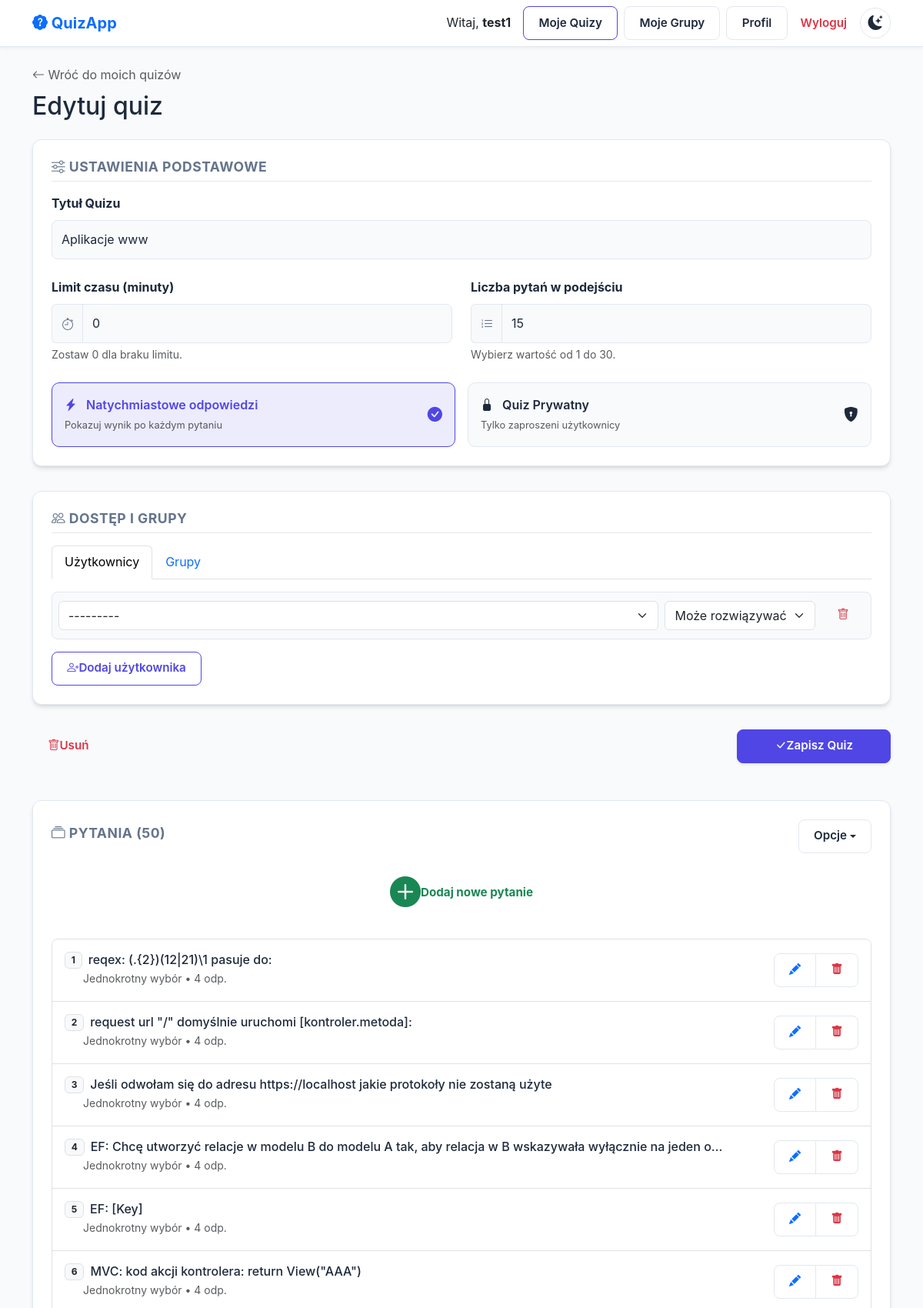
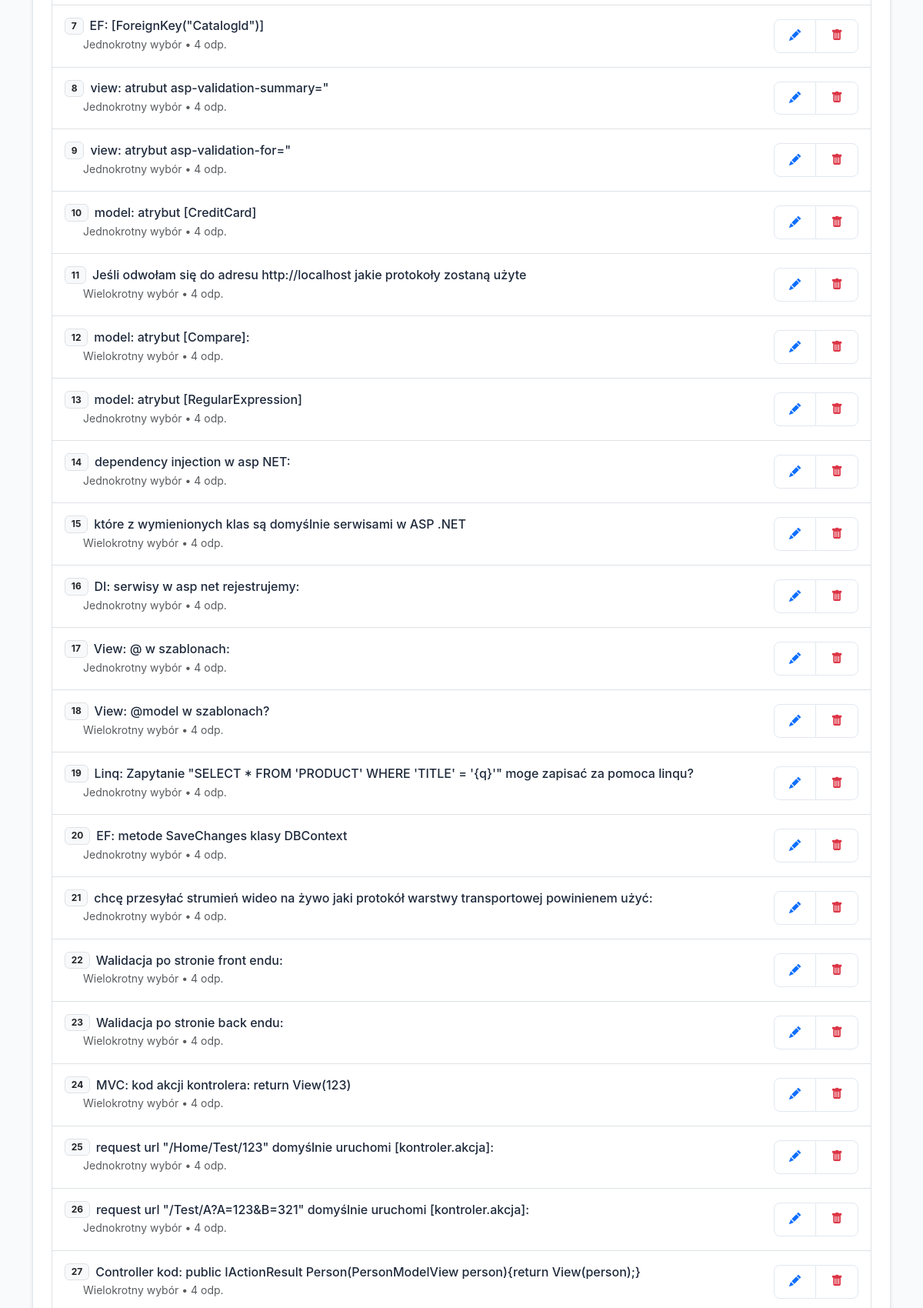
Screenshot of /edit/10/ (signed in, upper part) with the database file from the repository (2 pictures, top to bottom).
### accounts/models.py (models this page shows)
class User(AbstractUser):
    groups = models.ManyToManyField(
        Group,
        verbose_name='groups',
        blank=True,
        help_text=(
            'Grupy, do których należy ten użytkownik. Użytkownik otrzyma wszystkie '
            'uprawnienia przyznane każdej z jego grup.'
        ),
        related_name="%(app_label)s_%(class)s_groups",
        related_query_name="user",
    )
    user_permissions = models.ManyToManyField(
        Permission,
        verbose_name='user permissions',
        blank=True,
        help_text='Specyficzne uprawnienia dla tego użytkownika.',
        related_name="%(app_label)s_%(class)s_user_permissions",
        related_query_name="user",
    )

### quizzes/models.py (models this page shows, shortened)
class Quiz(models.Model):
    class Visibility(models.TextChoices):
        PUBLIC = 'PUBLIC', 'Publiczny'
        PRIVATE = 'PRIVATE', 'Prywatny'
    title = models.CharField(max_length=255, verbose_name="Tytuł")
    author = models.ForeignKey(settings.AUTH_USER_MODEL, on_delete=models.CASCADE, verbose_name="Autor")
    visibility = models.CharField(
        max_length=10,
        choices=Visibility.choices,
        default=Visibility.PRIVATE,
        verbose_name="Widoczność"
    )
    time_limit = models.IntegerField(
        default=0,
        verbose_name="Limit czasu (w minutach)",
        help_text="Ustaw 0, aby wyłączyć limit czasu."
    )
    questions_count_limit = models.IntegerField(
        default=10,
        verbose_name="Liczba pytań w podejściu",
        validators=[MinValueValidator(1), MaxValueValidator(30)],
        help_text="Ustal, ile pytań ma zostać wylosowanych do jednego podejścia (zakres: 1-30)."
    )
    instant_feedback = models.BooleanField(
        default=False,
        verbose_name="Natychmiastowe odpowiedzi",
        help_text="Jeśli zaznaczone, użytkownik zobaczy poprawne odpowiedzi po każdym pytaniu."
    )
    users_permissions = models.ManyToManyField(
        settings.AUTH_USER_MODEL,
        through='QuizUserPermission',
        related_name='quiz_access',
        blank=True,
        verbose_name="Uprawnienia użytkowników"
    )
    groups_permissions = models.ManyToManyField(
        QuizGroup,
        through='QuizGroupPermission',
        related_name='quiz_access',
        blank=True,
        verbose_name="Uprawnienia grup"
    )
    def can_edit(self, user) -> bool:
        if not user.is_authenticated:
            return False
        if user == self.author:
            return True
        return self.quizuserpermission_set.filter(user=user, role='EDITOR').exists()

class Question(models.Model):
    class QuestionType(models.TextChoices):
        SINGLE = 'SINGLE', 'Jednokrotny wybór'
        MULTIPLE = 'MULTIPLE', 'Wielokrotny wybór'
    quiz = models.ForeignKey(Quiz, related_name='questions', on_delete=models.CASCADE)
    text = models.TextField(verbose_name="Treść pytania")
    explanation = models.TextField(blank=True, default="", verbose_name="Wyjaśnienie")
    question_type = models.CharField(
        max_length=10,
        choices=QuestionType.choices,
        default=QuestionType.SINGLE,
        verbose_name="Typ pytania"
    )

### quizzes/views.py (the view)
# urls.py: path('edit/<int:pk>/', views.quiz_edit_view, name='quiz-edit'),
@login_required
def quiz_edit_view(request: HttpRequest, pk: int) -> HttpResponse:
    quiz = get_object_or_404(Quiz, pk=pk)
    _check_edit_permission(request.user, quiz)
    if request.method == 'POST':
        form = QuizForm(request.POST, instance=quiz)
        user_perms_formset = QuizUserPermissionFormSet(request.POST, instance=quiz, prefix='users')
        group_perms_formset = QuizGroupPermissionFormSet(request.POST, instance=quiz, prefix='groups')
        if form.is_valid() and user_perms_formset.is_valid() and group_perms_formset.is_valid():
            with transaction.atomic():
                form.save()
                user_perms_formset.save()
                group_perms_formset.save()
            messages.success(request, "Zapisano zmiany w quizie.")
            return redirect('quiz-edit', pk=quiz.pk)
    else:
        form = QuizForm(instance=quiz)
        user_perms_formset = QuizUserPermissionFormSet(instance=quiz, prefix='users')
        group_perms_formset = QuizGroupPermissionFormSet(instance=quiz, prefix='groups')
    return render(request, 'quizzes/quiz_form.html', {
        'quiz_form': form,
        'user_perms_formset': user_perms_formset,
        'group_perms_formset': group_perms_formset,
        'quiz': quiz
    })

### templates/quizzes/quiz_form.html (shortened to what this page needs)
{% extends 'base.html' %}
{% block content %}
<link href="https://cdn.jsdelivr.net/npm/tom-select@2.2.2/dist/css/tom-select.bootstrap5.min.css" rel="stylesheet">
<div class="mb-4">
    {% if not is_new and quiz %}
        <a href="{% url 'my-quizzes' %}" class="text-decoration-none text-muted mb-2 d-inline-block">
            <i class="bi bi-arrow-left"></i> Wróć do moich quizów
        </a>
    {% endif %}
    <h1>
        {% if is_new %}Utwórz nowy quiz
        {% else %}Edytuj quiz
        {% endif %}
    </h1>
</div>
<form method="post" novalidate id="quizForm">
    <div class="form-card">
        <h3 class="form-section-title"><i class="bi bi-sliders"></i> Ustawienia Podstawowe</h3>
        <div class="mb-4">
            <label class="form-label fw-bold">Tytuł Quizu</label>
            {{ quiz_form.title }}
        </div>
        <div class="row mb-4">
            <div class="col-md-6">
                <label class="form-label fw-bold">Limit czasu (minuty)</label>
                <div class="input-group">
                    <span class="input-group-text bg-light border-end-0"><i class="bi bi-stopwatch"></i></span>
                    {{ quiz_form.time_limit }}
                </div>
                <div class="form-text small">Zostaw 0 dla braku limitu.</div>
            </div>
            <div class="col-md-6">
                <label class="form-label fw-bold">Liczba pytań w podejściu</label>
                <div class="input-group">
                    <span class="input-group-text bg-light border-end-0"><i class="bi bi-list-ol"></i></span>
                    {{ quiz_form.questions_count_limit }}
                </div>
                <div class="form-text small">Wybierz wartość od 1 do 30.</div>
            </div>
        </div>
        <div class="row g-3">
            <div class="col-md-6">
                <div class="position-relative">
                    <label class="toggle-label" for="{{ quiz_form.instant_feedback.id_for_label }}">
                        <span>
                            <i class="bi bi-lightning-charge-fill me-2"></i>
                            Natychmiastowe odpowiedzi
                            <div class="small fw-normal text-muted mt-1" style="font-size: 0.8em;">
                                Pokazuj wynik po każdym pytaniu
                            </div>
                        </span>
                        <i class="bi bi-check-circle-fill toggle-icon"></i>
                    </label>
                </div>
            </div>
            <div class="col-md-6">
                <label class="toggle-label" for="private-toggle">
                    <span>
                        <i class="bi bi-lock-fill me-2"></i>
                        Quiz Prywatny
                        <div class="small fw-normal text-muted mt-1" style="font-size: 0.8em;">
                            Tylko zaproszeni użytkownicy
                        </div>
                    </span>
                    <i class="bi bi-shield-lock-fill toggle-icon"></i>
                </label>
            </div>
        </div>
    </div>
    <div class="form-card">
        <h3 class="form-section-title"><i class="bi bi-people"></i> Dostęp i Grupy</h3>
        <ul class="nav nav-tabs mb-3" id="permTabs" role="tablist">
            <li class="nav-item" role="presentation">
                <button class="nav-link active" id="users-tab" data-bs-toggle="tab" data-bs-target="#users-content" type="button" role="tab">Użytkownicy</button>
            </li>
            <li class="nav-item" role="presentation">
                <button class="nav-link" id="groups-tab" data-bs-toggle="tab" data-bs-target="#groups-content" type="button" role="tab">Grupy</button>
            </li>
        </ul>
        <div class="tab-content" id="permTabsContent">
            <div class="tab-pane fade show active" id="users-content" role="tabpanel">
                <div id="user-perms-container">
                    {% for form in user_perms_formset %}
                        <div class="perm-row d-flex align-items-center gap-2 flex-wrap {% if form.DELETE.value %}deleted{% endif %}">
                            <div class="flex-grow-1" style="min-width: 200px;">
                                {{ form.user }}
                            </div>
                            <div style="min-width: 150px;">
                                {{ form.role }}
                            </div>
                            {% if user_perms_formset.can_delete %}
                                <button type="button" class="btn btn-outline-danger btn-sm delete-row-btn" title="Usuń dostęp">
                                    <i class="bi bi-trash"></i>
                                </button>
                            {% endif %}
                        </div>
                    {% endfor %}
                </div>
                <button type="button" class="btn btn-sm btn-outline-primary mt-2" id="add-user-perm">
                    <i class="bi bi-person-plus"></i> Dodaj użytkownika
                </button>
            </div>
        </div>
    </div>
    <div class="d-flex gap-2 justify-content-between align-items-center mb-5">
        {% if not is_new and quiz and quiz.author == user %}
            <a class="btn btn-outline-danger" href="{% url 'quiz-delete' pk=quiz.pk %}" onclick="return confirm('Czy na pewno chcesz usunąć ten quiz?')">
                <i class="bi bi-trash"></i> <span class="d-none d-sm-inline">Usuń</span>
            </a>
        {% else %}
            <div></div>
        {% endif %}
        <button type="submit" class="btn btn-primary btn-lg px-5 shadow-sm">
            <i class="bi bi-check-lg"></i> Zapisz Quiz
        </button>
    </div>
</form>
{% if not is_new and quiz %}
<div class="form-card border-top-primary">
    <div class="d-flex justify-content-between align-items-center mb-3">
        <h3 class="form-section-title mb-0" style="border:none;"><i class="bi bi-collection"></i> Pytania ({{ quiz.questions.count }})</h3>
        <div class="dropdown">
            <button class="btn btn-secondary btn-sm dropdown-toggle" type="button" data-bs-toggle="dropdown">
                Opcje
            </button>
        </div>
    </div>
    <a href="{% url 'question-create' quiz_pk=quiz.pk %}" class="btn btn-outline-success w-100 mb-4 dashed-border" style="border-style: dashed; border-width: 2px;">
        <i class="bi bi-plus-circle-fill display-6 align-middle"></i><br>
        <span class="fw-bold">Dodaj nowe pytanie</span>
    </a>
    {% if quiz.questions.exists %}
      <div class="list-group list-group-flush rounded-3 border">
        {% for q in quiz.questions.all %}
          <div class="list-group-item list-group-item-action d-flex justify-content-between align-items-center p-3">
            <div style="flex: 1; min-width: 0;">
                <div class="d-flex align-items-center gap-2">
                    <span class="badge bg-light text-dark border">{{ forloop.counter }}</span>
                    <h6 class="mb-0 text-truncate" style="max-width: 90%;">{{ q.text }}</h6>
                </div>
                <small class="text-muted ms-4">
                    {{ q.get_question_type_display }} • {{ q.answers.count }} odp.
                </small>
            </div>
            <div class="btn-group ms-2">
                <a href="{% url 'question-edit' pk=q.pk %}" class="btn btn-sm btn-light text-primary"><i class="bi bi-pencil-fill"></i></a>
                <a href="{% url 'question-delete' pk=q.pk %}" class="btn btn-sm btn-light text-danger"><i class="bi bi-trash-fill"></i></a>
            </div>
          </div>
        {% endfor %}
      </div>
    {% else %}
      <div class="text-center py-4 text-muted">
          <i class="bi bi-inbox fs-1 d-block mb-2"></i>
          Brak pytań. Dodaj pierwsze pytanie powyżej.
      </div>
    {% endif %}
</div>
{% endif %}
{% endblock %}

### templates/base.html (shortened to what this page needs)
{% load static %}
<!DOCTYPE html>
<html lang="pl">
<head>
    <link href="https://cdn.jsdelivr.net/npm/bootstrap@5.3.0/dist/css/bootstrap.min.css" rel="stylesheet">
    <link rel="stylesheet" href="https://cdn.jsdelivr.net/npm/bootstrap-icons@1.10.0/font/bootstrap-icons.css">
    <link rel="stylesheet" href="{% static 'css/style.css' %}">
</head>
<body class="d-flex flex-column min-vh-100">
    <nav class="navbar navbar-expand-lg navbar-light bg-white mb-4">
        <div class="container">
            <a class="navbar-brand fw-bold text-primary" href="{% url 'home' %}">
                <i class="bi bi-patch-question-fill"></i> QuizApp
            </a>
            <div class="collapse navbar-collapse" id="navbarNav">
                <ul class="navbar-nav ms-auto align-items-center">
                    {% if user.is_authenticated %}
                        <li class="nav-item">
                            <span class="nav-link disabled text-dark">Witaj, <strong>{{ user.username }}</strong></span>
                        </li>
                        <li class="nav-item ms-lg-2">
                            <a class="btn btn-outline-primary btn-sm" href="{% url 'my-quizzes' %}">Moje Quizy</a>
                        </li>
                        <li class="nav-item ms-lg-2">
                            <a class="btn btn-light btn-sm" href="{% url 'group-list' %}">Moje Grupy</a>
                        </li>
                        <li class="nav-item ms-lg-2">
                            <a class="btn btn-light btn-sm" href="{% url 'profile_edit' %}">Profil</a>
                        </li>
                        <li class="nav-item ms-lg-2">
                            <form action="{% url 'logout' %}" method="post" class="d-inline">
                                <button type="submit" class="btn btn-link nav-link text-danger">Wyloguj</button>
                            </form>
                        </li>
                    {% endif %}
                        <li class="nav-item ms-2">
                          <button id="theme-toggle" class="theme-toggle" aria-label="Przełącz motyw">
                            <i id="theme-icon" class="bi bi-moon-stars-fill"></i>
                          </button>
                        </li>
                </ul>
            </div>
        </div>
    </nav>
    <div class="container">
        {% block content %}{% endblock %}
    </div>
</body>
</html>

### rows the page displays
User: username "test1"
Quiz: title "Aplikacje www", time_limit "0", questions_count_limit "15", questions.count "50"
Question: text "reqex: (.{2})(12|21)\\1 pasuje do:", question_type "Jednokrotny wybór", answers.count "4"
Question: text "request url \"/\" domyślnie uruchomi [kontroler.metoda]:", question_type "Jednokrotny wybór", answers.count "4"
Question: text "Jeśli odwołam się do adresu https://localhost jakie protokoły nie zostaną użyte", question_type "Jednokrotny wybór", answers.count "4"
Question: text "EF: Chcę utworzyć relacje w modelu B do modelu A tak, aby relacja w B wskazywała wyłącznie na jeden o…", question_type "Jednokrotny wybór", answers.count "4"
Question: text "EF: [Key]", question_type "Jednokrotny wybór", answers.count "4"
Question: text "MVC: kod akcji kontrolera: return View(\"AAA\")", question_type "Jednokrotny wybór", answers.count "4"
Question: text "EF: [ForeignKey(\"Catalogld\")]", question_type "Jednokrotny wybór", answers.count "4"
Question: text "view: atrubut asp-validation-summary=\"", question_type "Jednokrotny wybór", answers.count "4"
Question: text "view: atrybut asp-validation-for=\"", question_type "Jednokrotny wybór", answers.count "4"
Question: text "model: atrybut [CreditCard]", question_type "Jednokrotny wybór", answers.count "4"
Question: text "Jeśli odwołam się do adresu http://localhost jakie protokoły zostaną użyte", question_type "Wielokrotny wybór", answers.count "4"
Question: text "model: atrybut [Compare]:", question_type "Wielokrotny wybór", answers.count "4"
Question: text "model: atrybut [RegularExpression]", question_type "Jednokrotny wybór", answers.count "4"
Question: text "dependency injection w asp NET:", question_type "Jednokrotny wybór", answers.count "4"
Question: text "które z wymienionych klas są domyślnie serwisami w ASP .NET", question_type "Wielokrotny wybór", answers.count "4"
Question: text "DI: serwisy w asp net rejestrujemy:", question_type "Jednokrotny wybór", answers.count "4"
Question: text "View: @ w szablonach:", question_type "Jednokrotny wybór", answers.count "4"
Question: text "View: @model w szablonach?", question_type "Wielokrotny wybór", answers.count "4"
Question: text "Linq: Zapytanie \"SELECT * FROM 'PRODUCT' WHERE 'TITLE' = '{q}'\" moge zapisać za pomoca linqu?", question_type "Jednokrotny wybór", answers.count "4"
Question: text "EF: metode SaveChanges klasy DBContext", question_type "Jednokrotny wybór", answers.count "4"
Question: text "chcę przesyłać strumień wideo na żywo jaki protokół warstwy transportowej powinienem użyć:", question_type "Jednokrotny wybór", answers.count "4"
Question: text "Walidacja po stronie front endu:", question_type "Wielokrotny wybór", answers.count "4"
Question: text "Walidacja po stronie back endu:", question_type "Wielokrotny wybór", answers.count "4"
Question: text "MVC: kod akcji kontrolera: return View(123)", question_type "Wielokrotny wybór", answers.count "4"
Question: text "request url \"/Home/Test/123\" domyślnie uruchomi [kontroler.akcja]:", question_type "Jednokrotny wybór", answers.count "4"
Question: text "request url \"/Test/A?A=123&B=321\" domyślnie uruchomi [kontroler.akcja]:", question_type "Jednokrotny wybór", answers.count "4"
Question: text "Controller kod: public IActionResult Person(PersonModelView person){return View(person);}", question_type "Wielokrotny wybór", answers.count "4"
